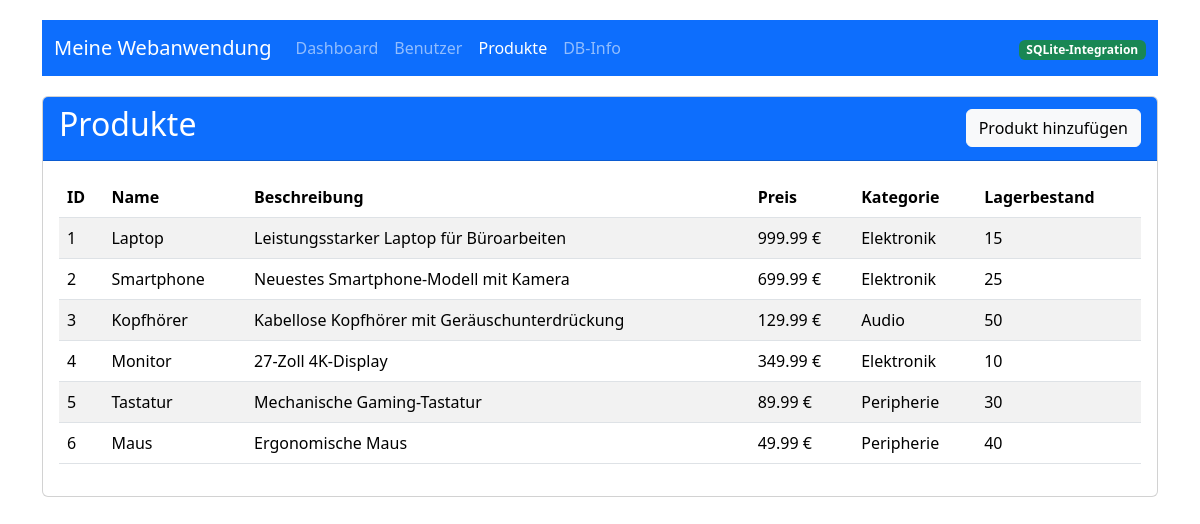
Page /products on the committed database.
### app.py (models this page shows)
class Product(Base):
    __tablename__ = 'products'
    id = Column(Integer, primary_key=True)
    name = Column(String(100), nullable=False)
    description = Column(Text)
    price = Column(Float, nullable=False)
    category = Column(String(50))
    stock = Column(Integer, default=0)

### app.py (the view)
@app.route('/products')
def products():
    session = Session()
    all_products = session.query(Product).all()
    session.close()
    return render_template('products.html', products=all_products)

### app.py (called while the page is built)
@app.context_processor
def utility_processor():
    def format_price(price):
        return f"{price:.2f} €"
    return dict(format_price=format_price)

### templates/products.html (shortened to what this page needs)
{% extends "layout.html" %}
{% block content %}
<div class="card">
    <div class="card-header bg-primary text-white d-flex justify-content-between align-items-center">
        <h2>Produkte</h2>
        <a href="{{ url_for('add_product') }}" class="btn btn-light">Produkt hinzufügen</a>
    </div>
    <div class="card-body">
        <div class="table-responsive">
            <table class="table table-striped">
                <thead>
                    <tr>
                        <th>ID</th>
                        <th>Name</th>
                        <th>Beschreibung</th>
                        <th>Preis</th>
                        <th>Kategorie</th>
                        <th>Lagerbestand</th>
                    </tr>
                </thead>
                <tbody>
                    {% for product in products %}
                        <tr>
                            <td>{{ product.id }}</td>
                            <td>{{ product.name }}</td>
                            <td>{{ product.description }}</td>
                            <td>{{ format_price(product.price) }}</td>
                            <td>{{ product.category }}</td>
                            <td>{{ product.stock }}</td>
                        </tr>
                    {% endfor %}
                </tbody>
            </table>
        </div>
    </div>
</div>
{% endblock %}

### templates/layout.html (style rules this page uses)
body { padding-top: 20px; }
.card { margin-bottom: 20px; }

### rows in the picture
Product: id "1", name "Laptop", description "Leistungsstarker Laptop für Büroarbeiten", price "999.99 €", category "Elektronik", stock "15"
Product: id "2", name "Smartphone", description "Neuestes Smartphone-Modell mit Kamera", price "699.99 €", category "Elektronik", stock "25"
Product: id "3", name "Kopfhörer", description "Kabellose Kopfhörer mit Geräuschunterdrückung", price "129.99 €", category "Audio", stock "50"
Product: id "4", name "Monitor", description "27-Zoll 4K-Display", price "349.99 €", category "Elektronik", stock "10"
Product: id "5", name "Tastatur", description "Mechanische Gaming-Tastatur", price "89.99 €", category "Peripherie", stock "30"
Product: id "6", name "Maus", description "Ergonomische Maus", price "49.99 €", category "Peripherie", stock "40"
